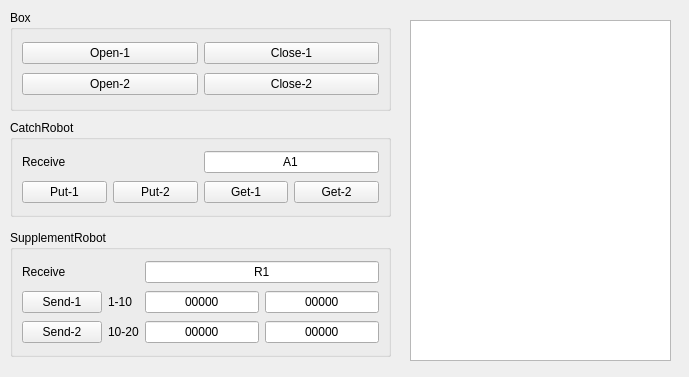
<?xml version="1.0" encoding="UTF-8"?>
<ui version="4.0">
 <class>EquitmentControl</class>
 <widget class="QWidget" name="EquitmentControl">
  <property name="geometry">
   <rect>
    <x>0</x>
    <y>0</y>
    <width>689</width>
    <height>377</height>
   </rect>
  </property>
  <property name="font">
   <font>
    <pointsize>9</pointsize>
   </font>
  </property>
  <property name="windowTitle">
   <string>Form</string>
  </property>
  <widget class="QTextBrowser" name="tb_Info">
   <property name="geometry">
    <rect>
     <x>410</x>
     <y>20</y>
     <width>261</width>
     <height>341</height>
    </rect>
   </property>
  </widget>
  <widget class="QGroupBox" name="groupBox">
   <property name="geometry">
    <rect>
     <x>10</x>
     <y>10</y>
     <width>381</width>
     <height>101</height>
    </rect>
   </property>
   <property name="title">
    <string>Box</string>
   </property>
   <layout class="QGridLayout" name="gridLayout">
    <item row="0" column="0">
     <widget class="QPushButton" name="pb_Open_1">
      <property name="text">
       <string>Open-1</string>
      </property>
     </widget>
    </item>
    <item row="2" column="0">
     <widget class="QPushButton" name="pb_Open_2">
      <property name="text">
       <string>Open-2</string>
      </property>
     </widget>
    </item>
    <item row="0" column="1">
     <widget class="QPushButton" name="pb_Close_1">
      <property name="text">
       <string>Close-1</string>
      </property>
     </widget>
    </item>
    <item row="2" column="1">
     <widget class="QPushButton" name="pb_Close_2">
      <property name="text">
       <string>Close-2</string>
      </property>
     </widget>
    </item>
   </layout>
  </widget>
  <widget class="QGroupBox" name="groupBox_2">
   <property name="geometry">
    <rect>
     <x>10</x>
     <y>120</y>
     <width>381</width>
     <height>97</height>
    </rect>
   </property>
   <property name="title">
    <string>CatchRobot</string>
   </property>
   <layout class="QGridLayout" name="gridLayout_2">
    <item row="0" column="0">
     <widget class="QLabel" name="label">
      <property name="text">
       <string>Receive</string>
      </property>
     </widget>
    </item>
    <item row="0" column="2" colspan="2">
     <widget class="QLineEdit" name="le_ReceiveCatchData">
      <property name="text">
       <string>A1</string>
      </property>
      <property name="alignment">
       <set>Qt::AlignCenter</set>
      </property>
     </widget>
    </item>
    <item row="1" column="0">
     <widget class="QPushButton" name="pb_Put_1">
      <property name="text">
       <string>Put-1</string>
      </property>
     </widget>
    </item>
    <item row="1" column="1">
     <widget class="QPushButton" name="pb_Put_2">
      <property name="text">
       <string>Put-2</string>
      </property>
     </widget>
    </item>
    <item row="1" column="2">
     <widget class="QPushButton" name="pb_Get_1">
      <property name="text">
       <string>Get-1</string>
      </property>
     </widget>
    </item>
    <item row="1" column="3">
     <widget class="QPushButton" name="pb_Get_2">
      <property name="text">
       <string>Get-2</string>
      </property>
     </widget>
    </item>
   </layout>
  </widget>
  <widget class="QGroupBox" name="groupBox_3">
   <property name="geometry">
    <rect>
     <x>10</x>
     <y>230</y>
     <width>381</width>
     <height>127</height>
    </rect>
   </property>
   <property name="title">
    <string>SupplementRobot</string>
   </property>
   <layout class="QGridLayout" name="gridLayout_3">
    <item row="0" column="0">
     <widget class="QLabel" name="label_4">
      <property name="text">
       <string>Receive</string>
      </property>
     </widget>
    </item>
    <item row="0" column="2" colspan="2">
     <widget class="QLineEdit" name="le_ReceiveSupplementData">
      <property name="text">
       <string>R1</string>
      </property>
      <property name="alignment">
       <set>Qt::AlignCenter</set>
      </property>
     </widget>
    </item>
    <item row="1" column="0">
     <widget class="QPushButton" name="pb_SendSupplement_1">
      <property name="text">
       <string>Send-1</string>
      </property>
     </widget>
    </item>
    <item row="1" column="1">
     <widget class="QLabel" name="label_5">
      <property name="text">
       <string>1-10</string>
      </property>
     </widget>
    </item>
    <item row="1" column="2">
     <widget class="QLineEdit" name="le_SupplementData_1">
      <property name="text">
       <string>00000</string>
      </property>
      <property name="alignment">
       <set>Qt::AlignCenter</set>
      </property>
     </widget>
    </item>
    <item row="1" column="3">
     <widget class="QLineEdit" name="le_SupplementData_2">
      <property name="text">
       <string>00000</string>
      </property>
      <property name="alignment">
       <set>Qt::AlignCenter</set>
      </property>
     </widget>
    </item>
    <item row="2" column="1">
     <widget class="QLabel" name="label_6">
      <property name="text">
       <string>10-20</string>
      </property>
     </widget>
    </item>
    <item row="2" column="2">
     <widget class="QLineEdit" name="le_SupplementData_3">
      <property name="text">
       <string>00000</string>
      </property>
      <property name="alignment">
       <set>Qt::AlignCenter</set>
      </property>
     </widget>
    </item>
    <item row="2" column="3">
     <widget class="QLineEdit" name="le_SupplementData_4">
      <property name="text">
       <string>00000</string>
      </property>
      <property name="alignment">
       <set>Qt::AlignCenter</set>
      </property>
     </widget>
    </item>
    <item row="2" column="0">
     <widget class="QPushButton" name="pb_SendSupplement_2">
      <property name="text">
       <string>Send-2</string>
      </property>
     </widget>
    </item>
   </layout>
  </widget>
 </widget>
 <resources/>
 <connections/>
</ui>
